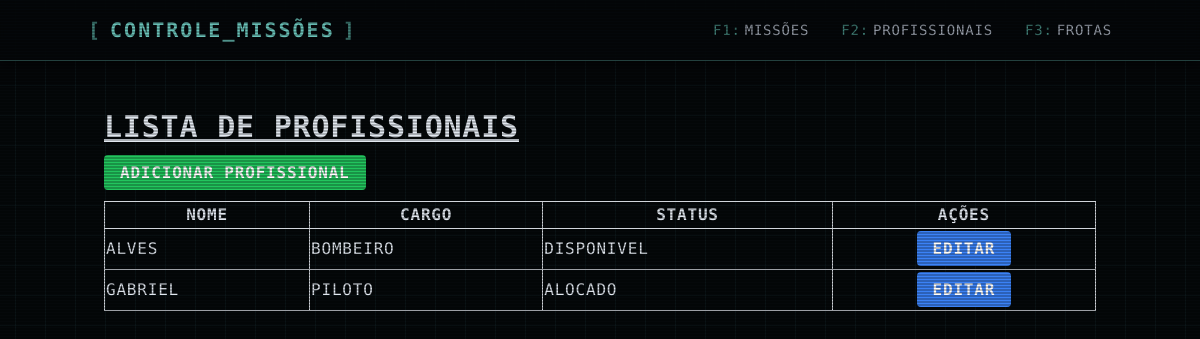
Before: /profissionais/ with the older database file.
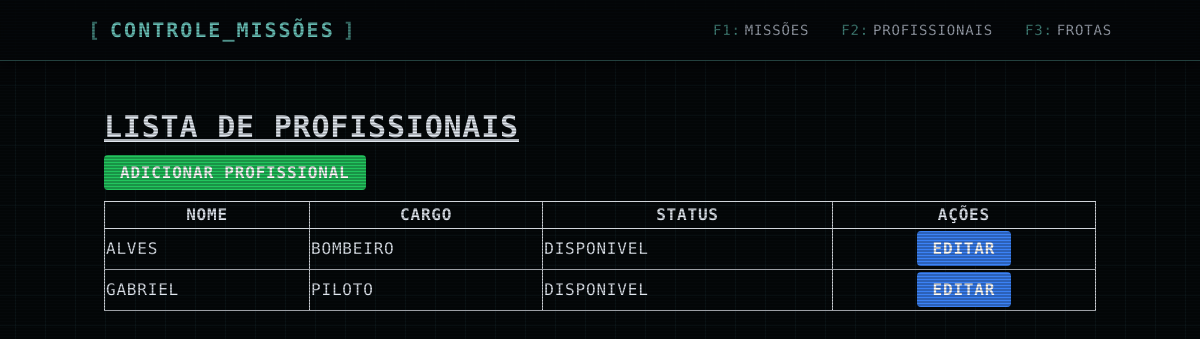
After: the same page with the newer database file.
### professional/models.py (models this page shows, shortened)
class OperatorProfessional(models.Model):
    ROLE_LIST = [
        ("Piloto", "Piloto"),
        ("Bombeiro", "Bombeiro"),
        ("Mecânico", "Mecânico"),
        ("Médico", "Médico"),
        ("Enfermeiro", "Enfermeiro")
    ]
    name = models.CharField(max_length=20, verbose_name="Nome")
    role = models.CharField(choices=ROLE_LIST, verbose_name="Cargo")
    status = models.ForeignKey(Status, on_delete=models.PROTECT, default=get_default_status)
    class Meta:
        verbose_name = "Profissional"
        verbose_name_plural = "Profissionais"
        ordering = ['name']

class Status(models.Model):
    status_name = models.CharField(max_length=50, verbose_name="Nome do Status")
    def __str__(self):
        return str(self.status_name)
    class Meta:
        verbose_name = "Status"
        verbose_name_plural = "Status"

### professional/views.py (the view)
# urls.py: path('profissionais/', OperatorProfessionalListView.as_view(), name='list_professionals'),
class OperatorProfessionalListView(ListView):
    model = OperatorProfessional
    template_name = 'list_professionals.html'
    context_object_name = 'professionals'

### core/templates/list_professionals.html
{% extends 'base.html' %}
{% block content %}
<h1 class="text-3xl font-bold underline mb-4">Lista de Profissionais</h1>
<a href="{% url 'create_professional' %}" class="bg-green-500 hover:bg-green-700 text-white font-bold py-2 px-4 rounded">
    Adicionar Profissional
</a>
<table class="mt-4 table-auto border-collapse border border-gray-400 w-full">
    <thead>
        <tr>
            <th class="border border-gray-300">Nome</th>
            <th class="border border-gray-300">Cargo</th>
            <th class="border border-gray-300">Status</th>
            <th class="border border-gray-300">Ações</th>
        </tr>
    </thead>
    <tbody>
        {% for professional in professionals %}
        <tr>
            <td class="border border-gray-300">{{ professional.name }}</td>
            <td class="border border-gray-300">{{ professional.role }}</td>
            <td class="border border-gray-300">{{ professional.status }}</td>
            <td class="border border-gray-300 text-center py-2">
                <a href="{% url 'update_professional' professional.id %}" class="bg-blue-500 hover:bg-blue-700 text-white font-bold py-2 px-4 rounded">
                    Editar
                </a>
            </td>
        </tr>
        {% endfor %}
    </tbody>
</table>
{% endblock %}

Changed rows visible on the page:
changed OperatorProfessional "GABRIEL": status "ALOCADO" → "DISPONIVEL"
